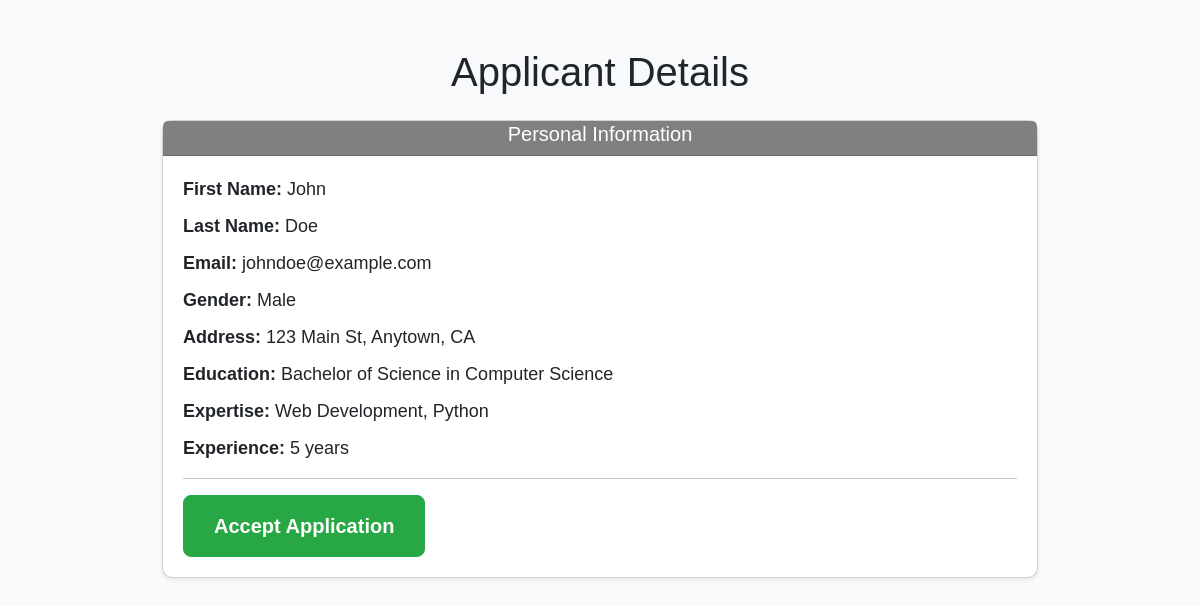
Page /view.php?id=1 on the committed database.
### tables this page shows
create table Applicant (
	id INT AUTO_INCREMENT PRIMARY KEY,
	first_name VARCHAR(255),
	last_name VARCHAR(255),
	email VARCHAR(255),
	gender VARCHAR(255),
	address VARCHAR(255),
	education VARCHAR(255),
	expertise VARCHAR(255),
	experience VARCHAR(255),
	date_added TIMESTAMP DEFAULT CURRENT_TIMESTAMP
);

### core/models.php (called while the page is built, shortened)
<?php
function getUserByID($pdo, $id) {
	$sql = "SELECT * from Applicant WHERE id = ?";
	$stmt = $pdo->prepare($sql);
	$executeQuery = $stmt->execute([$id]);
	if ($executeQuery) {
		return $stmt->fetch();
	}
}
?>

### view.php (the view, shortened to what this page needs)
<?php
require_once 'core/handleForms.php';
require_once 'core/models.php';
if (isset($_GET['id']) && is_numeric($_GET['id'])) {
    $getUserByID = getUserByID($pdo, $_GET['id']);
} else {
    echo "Invalid ID";
    exit;
}
?>
<!DOCTYPE html>
<html lang="en">
<head>
	<link href="https://cdn.jsdelivr.net/npm/bootstrap@5.3.0-alpha1/dist/css/bootstrap.min.css" rel="stylesheet">
	<link rel="stylesheet" href="styles.css">
</head>
<body class="bg-light">
	<div class="container mt-5">
		<h1 class="text-center mb-4">Applicant Details</h1>
		<div class="card shadow-sm">
			<div class="card-header">
				<h5>Personal Information</h5>
			</div>
			<div class="card-body">
				<?php if ($getUserByID): ?>
					<p><strong>First Name:</strong> <?php echo htmlspecialchars($getUserByID['first_name']); ?></p>
					<p><strong>Last Name:</strong> <?php echo htmlspecialchars($getUserByID['last_name']); ?></p>
					<p><strong>Email:</strong> <?php echo htmlspecialchars($getUserByID['email']); ?></p>
					<p><strong>Gender:</strong> <?php echo htmlspecialchars($getUserByID['gender']); ?></p>
					<p><strong>Address:</strong> <?php echo htmlspecialchars($getUserByID['address']); ?></p>
					<p><strong>Education:</strong> <?php echo htmlspecialchars($getUserByID['education']); ?></p>
					<p><strong>Expertise:</strong> <?php echo htmlspecialchars($getUserByID['expertise']); ?></p>
					<p><strong>Experience:</strong> <?php echo htmlspecialchars($getUserByID['experience']); ?></p>
					<hr>
					<?php if ($getUserByID['status'] !== 'accepted'): ?>
						<button id="acceptBtn" class="btn btn-success btn-lg btn-block">
							Accept Application
						</button>
					<?php else: ?>
						<p id="message" style="color: green; font-weight: bold;">Job applicant accepted</p>
					<?php endif; ?>
				<?php else: ?>
					<p>No applicant found with this ID.</p>
				<?php endif; ?>
			</div>
		</div>
	</div>
</body>
</html>

### styles.css (style rules this page uses)
body { font-family: "Arial"; }

### view.php (style rules this page uses)
body { font-size: 18px; background-color: #f4f6f9; }
.container { max-width: 900px; margin-top: 50px; }
.card { border-radius: 10px; }
.card-header { background-color: gray; color: white; font-size: 24px; font-weight: bold; text-align: center; padding: 1px 0; }
.card-body { padding: 20px; }
.card-body p { font-size: 18px; margin-bottom: 10px; }
.btn-lg { font-size: 20px; padding: 15px 30px; }
.btn-success { background-color: #28a745; border-color: #28a745; font-weight: bold; }
.card-body p:first-of-type { margin-top: 0; }

### rows in the picture
applicant: first_name "John", last_name "Doe", email "johndoe@example.com", gender "Male", address "123 Main St, Anytown, CA", education "Bachelor of Science in Computer Science", expertise "Web Development, Python", experience "5 years"
